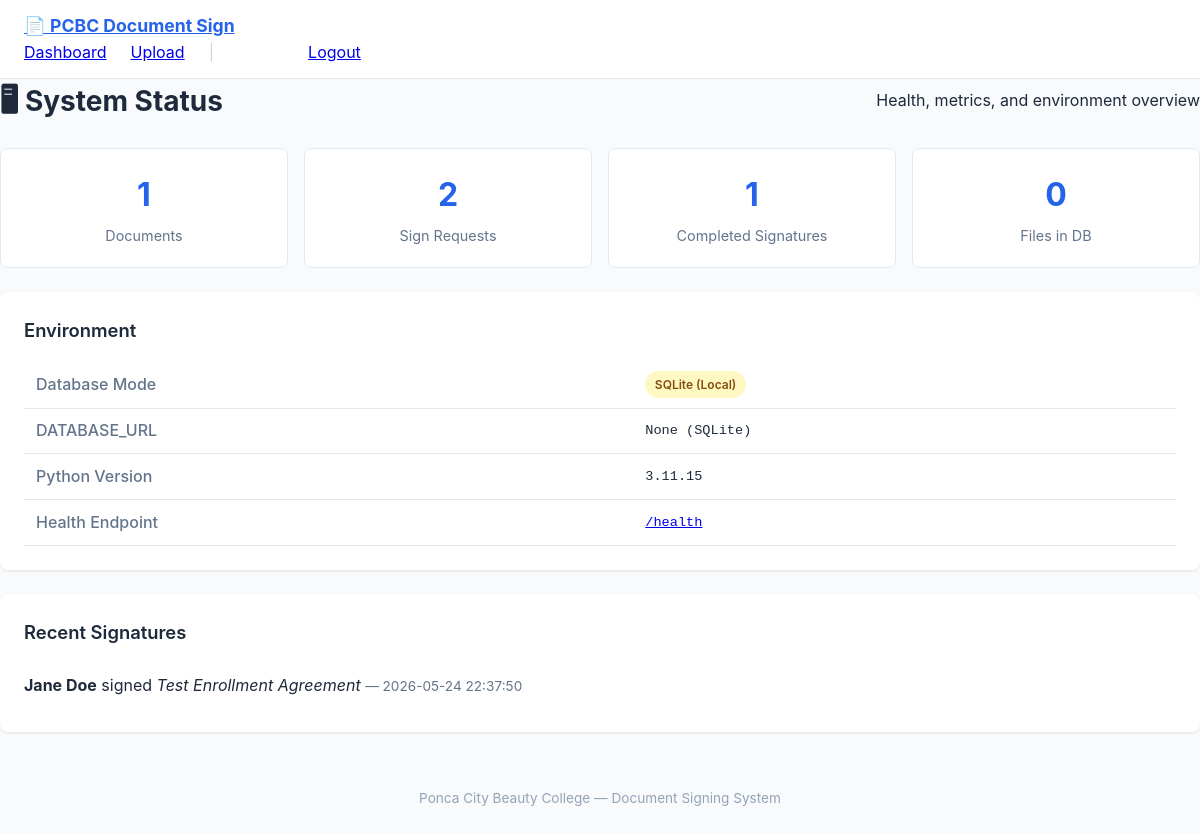
The app's page /status (signed in), older data.
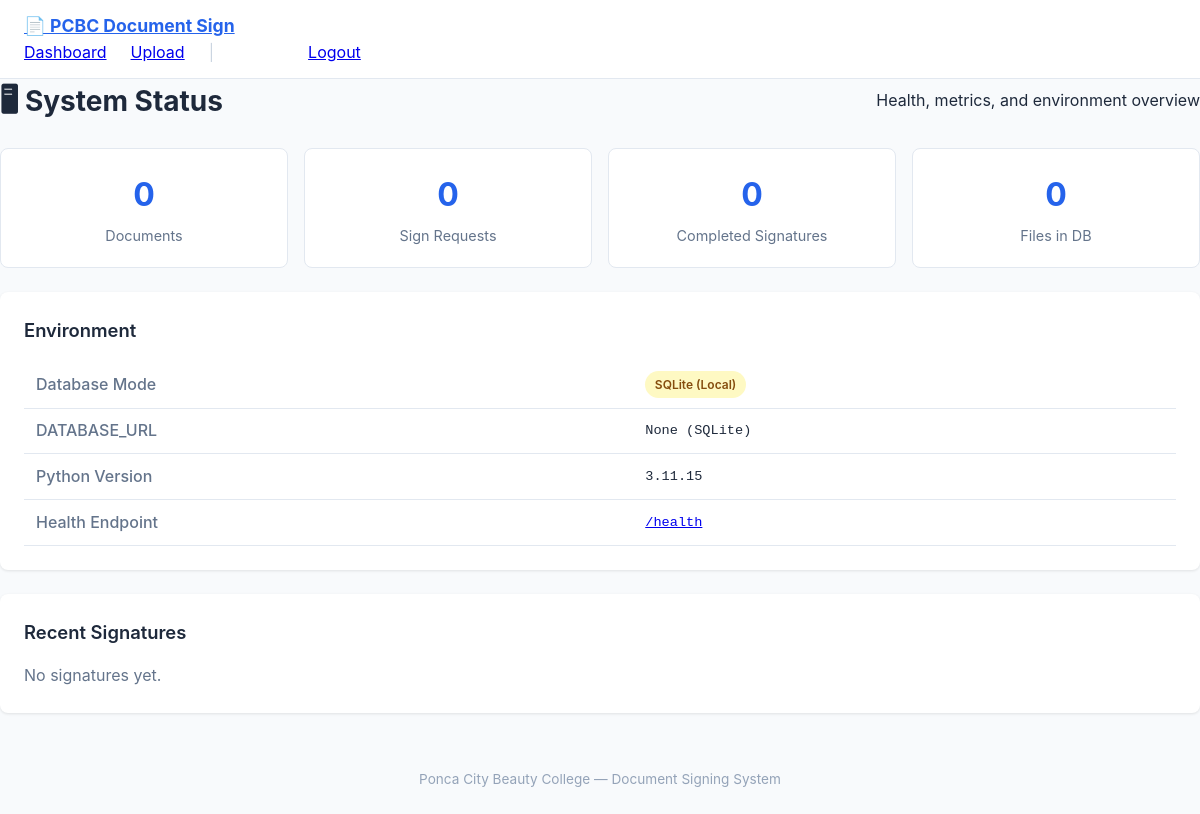
The same page, newer data.
### tables this page shows
CREATE TABLE sign_requests (
                id INTEGER PRIMARY KEY AUTOINCREMENT,
                document_id INTEGER NOT NULL REFERENCES documents(id) ON DELETE CASCADE,
                token TEXT UNIQUE NOT NULL,
                signer_name TEXT,
                signer_email TEXT,
                status TEXT DEFAULT 'pending',
                created_at TIMESTAMP DEFAULT CURRENT_TIMESTAMP,
                signed_at TIMESTAMP,
                sign_ip TEXT,
                signature_file_id INTEGER REFERENCES files(id) ON DELETE SET NULL,
                typed_name TEXT
            );

CREATE TABLE documents (
                id INTEGER PRIMARY KEY AUTOINCREMENT,
                title TEXT NOT NULL,
                filename TEXT NOT NULL,
                file_id INTEGER NOT NULL REFERENCES files(id) ON DELETE CASCADE,
                status TEXT DEFAULT 'pending',
                uploaded_at TIMESTAMP DEFAULT CURRENT_TIMESTAMP,
                upload_ip TEXT,
                created_by TEXT DEFAULT 'admin'
            );

### app.py (the view)
@app.route('/status')
@login_required
def status_page():
    conn = get_db()
    cursor = get_cursor(conn)
    stats = {}
    try:
        cursor.execute('SELECT COUNT(*) as c FROM documents')
        stats['total_documents'] = cursor.fetchone()['c']
        cursor.execute('SELECT COUNT(*) as c FROM sign_requests')
        stats['total_sign_requests'] = cursor.fetchone()['c']
        cursor.execute("SELECT COUNT(*) as c FROM sign_requests WHERE status = 'signed'")
        stats['signed_count'] = cursor.fetchone()['c']
        cursor.execute('SELECT COUNT(*) as c FROM audit_logs')
        stats['total_audit_logs'] = cursor.fetchone()['c']
        cursor.execute('SELECT COUNT(*) as c FROM files')
        stats['total_files'] = cursor.fetchone()['c']
        cursor.execute('''
            SELECT d.title, s.signer_name, s.signed_at
            FROM sign_requests s
            JOIN documents d ON s.document_id = d.id
            WHERE s.status = 'signed'
            ORDER BY s.signed_at DESC
            LIMIT 5
        ''')
        stats['recent_signatures'] = cursor.fetchall()
    except Exception as e:
        stats['error'] = str(e)
    conn.close()
    return render_template('status.html',
        stats=stats,
        is_postgres=IS_POSTGRES,
        db_url_masked='***configured***' if DATABASE_URL else 'None (SQLite)',
        python_version=f"{sys.version_info.major}.{sys.version_info.minor}.{sys.version_info.micro}",
    )

### app.py (called while the page is built)
def get_db():
    if IS_POSTGRES:
        conn = psycopg2.connect(DATABASE_URL)
        return conn
    else:
        conn = sqlite3.connect(DATABASE)
        conn.row_factory = sqlite3.Row
        return conn

def get_cursor(conn):
    if IS_POSTGRES:
        return conn.cursor(cursor_factory=psycopg2.extras.RealDictCursor)
    return conn.cursor()

def login_required(f):
    @wraps(f)
    def decorated_function(*args, **kwargs):
        if not session.get('admin_logged_in'):
            return redirect(url_for('login'))
        return f(*args, **kwargs)
    return decorated_function

@app.context_processor
def inject_now():
    return {'now': datetime.datetime.now()}

### templates/status.html (shortened to what this page needs)
<!DOCTYPE html>
<html lang="en">
<head>
    <link rel="stylesheet" href="{{ url_for('static', filename='style.css') }}">
</head>
<body>
    <nav class="navbar">
        <div class="container nav-content">
            <a href="{{ url_for('dashboard') }}" class="nav-brand">📄 PCBC Document Sign</a>
            <div class="nav-links">
                <a href="{{ url_for('dashboard') }}">Dashboard</a>
                <a href="{{ url_for('upload') }}">Upload</a>
                <span style="color:#cbd5e1">|</span>
                <span style="color:#fff">{{ session.admin_username }}</span>
                <a href="{{ url_for('logout') }}">Logout</a>
            </div>
        </div>
    </nav>
    <div class="container">
        <div class="page-header">
            <h1 class="page-title">🖥 System Status</h1>
            <p class="page-subtitle">Health, metrics, and environment overview</p>
        </div>
        <div class="status-grid">
            <div class="status-card">
                <div class="number">{{ stats.total_documents or 0 }}</div>
                <div class="label">Documents</div>
            </div>
            <div class="status-card">
                <div class="number">{{ stats.total_sign_requests or 0 }}</div>
                <div class="label">Sign Requests</div>
            </div>
            <div class="status-card">
                <div class="number">{{ stats.signed_count or 0 }}</div>
                <div class="label">Completed Signatures</div>
            </div>
            <div class="status-card">
                <div class="number">{{ stats.total_files or 0 }}</div>
                <div class="label">Files in DB</div>
            </div>
        </div>
        <div class="card">
            <h2 style="margin-top:0">Environment</h2>
            <table class="env-table">
                <tr><th>Database Mode</th><td>
                    {% if is_postgres %}
                        <span class="badge ok">PostgreSQL (Cloud)</span>
                    {% else %}
                        <span class="badge warn">SQLite (Local)</span>
                    {% endif %}
                </td></tr>
                <tr><th>DATABASE_URL</th><td class="mono">{{ db_url_masked }}</td></tr>
                <tr><th>Python Version</th><td class="mono">{{ python_version }}</td></tr>
                <tr><th>Health Endpoint</th><td class="mono"><a href="{{ url_for('health_check') }}" target="_blank">/health</a></td></tr>
            </table>
        </div>
        <div class="card">
            <h2 style="margin-top:0">Recent Signatures</h2>
            {% if stats.recent_signatures %}
                <ul class="recent-list">
                    {% for sig in stats.recent_signatures %}
                        <li>
                            <strong>{{ sig.signer_name or 'Anonymous' }}</strong>
                            signed <em>{{ sig.title }}</em>
                            <span style="color:#64748b; font-size:0.85rem;">
                                — {{ sig.signed_at }}
                            </span>
                        </li>
                    {% endfor %}
                </ul>
            {% else %}
                <p style="color:#64748b">No signatures yet.</p>
            {% endif %}
        </div>
    </div>
    <footer style="text-align:center; padding:2rem; color:#94a3b8; font-size:0.85rem;">
        Ponca City Beauty College — Document Signing System
    </footer>
</body>
</html>

Row changes from the older to the newer data that the page shows:
removed sign_requests: signer_name "Jane Doe", title "Test Enrollment Agreement", signed_at "2026-05-24 22:37:50"
Text that changed along with them:
{{ stats.total_documents or 0 }}: "1" → "0"
{{ stats.total_sign_requests or 0 }}: "2" → "0"
{{ stats.signed_count or 0 }}: "1" → "0"
text now shown: "No signatures yet."
